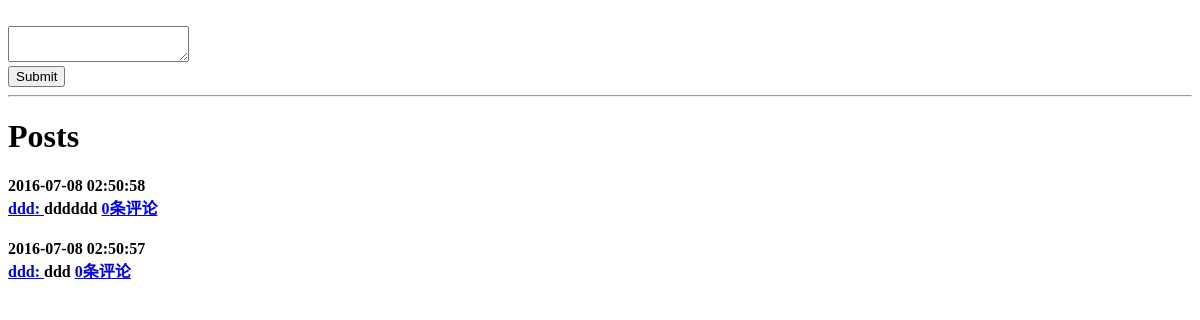
Page / (signed in) on the earlier database version.
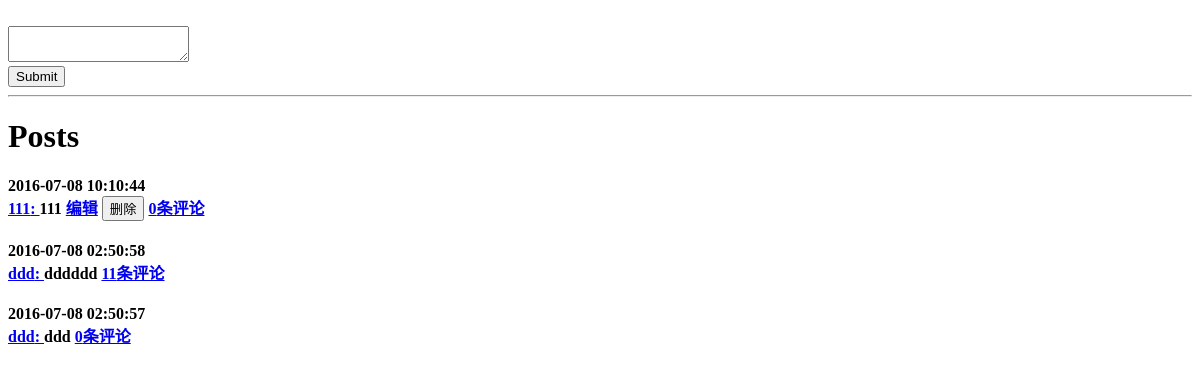
Same page on the later database version.
### models.py (models this page shows, shortened)
class Post(db.Model):
    __tablename__ = 'posts'
    id = db.Column(db.Integer, primary_key=True)
    content = db.Column(db.String(), nullable=False)
    timestamp = db.Column(db.DateTime(timezone=True),
                          default=sql.func.now())
    is_delete = db.Column(db.Boolean, default=False)
    user_id = db.Column(db.Integer, db.ForeignKey('users.id'))
    comments = db.relationship('Comment', backref='post', lazy='dynamic')
    ats = db.relationship('At', backref='post', lazy='dynamic')

class User(db.Model):
    __tablename__ = 'users'
    id = db.Column(db.Integer, primary_key=True)
    username = db.Column(db.String(), unique=True)
    password_hash= db.Column(db.String())
    timestamp = db.Column(db.DateTime(timezone=True),
                          default=sql.func.now())
    role = db.Column(db.Integer, default=2)
    posts = db.relationship('Post', backref='user', lazy='dynamic')
    comments = db.relationship('Comment', backref='user', lazy='dynamic')
    ats = db.relationship('At', backref='user', lazy='dynamic')
    followed = db.relationship('Follow',
                               foreign_keys=[Follow.follower_id],
                               backref=db.backref('follower', lazy='joined'),
                               lazy='dynamic')
    follower = db.relationship('Follow',
                               foreign_keys=[Follow.followed_id],
                               backref=db.backref('followed', lazy='joined'),
                               lazy='dynamic')
    @property
    def password(self):
        raise AttributeError('password is not a readable attribute')
    def is_user(self):
        return True
    def is_admin(self):
        return self.role == 1

### app.py (the view)
@app.route('/')
@required_login
def index():
    posts = Post.query.order_by(Post.timestamp.desc()).all()
    return render_template('index.html',
                           posts=posts,
                           user=current_user())

### app.py (called while the page is built)
def current_user():
    try:
        username = session['username']
        u = User.query.filter_by(username=username).first()
    except KeyError:
        u = AnonymousUser()
    return u

def required_login(f):
    @wraps(f)
    def wrapper(*args, **kwargs):
        user = current_user()
        if not user.is_user():
            return redirect(url_for('login_view'))
        else:
            return f(*args, **kwargs)
    return wrapper

### templates/index.html (shortened to what this page needs)
<!DOCTYPE html>
<html lang="en">
<head>
</head>
<body>
    <br>
    <textarea id="id-textarea-post"></textarea>
    <br>
    <button id="id-button-submit">Submit</button>
    <hr>
    <h1 id='id-h1-add'>Posts</h1>
    {% for post in posts %}
        <h4>
            {% if not post.is_delete %}
                {{ post.timestamp }}
                <br>
                <a href="/user/{{post.user.username}}">{{ post.user.username}}: </a>{{ post.content }}
                {% if user.id == post.user_id or user.is_admin() %}
                    <a href="/post/update/{{post.id}}">编辑</a>
                    <button class='id-button-delete'
                            data-id='{{ post.id }}'
                            data-name='{{ post.user.username }}'
                            >删除</button>
                {% endif %}
                <a href="/post/{{post.id}}">{{ post.comments.count()}}条评论</a>
            {% endif %}
        </h4>
    {% endfor %}
</body>
</html>

Differences in the rows shown:
added Post: timestamp "2016-07-08 10:10:44", user.username "111", content "111", comments.count "0"
computed for Post "dddddd": comments.count "0" → "11"
